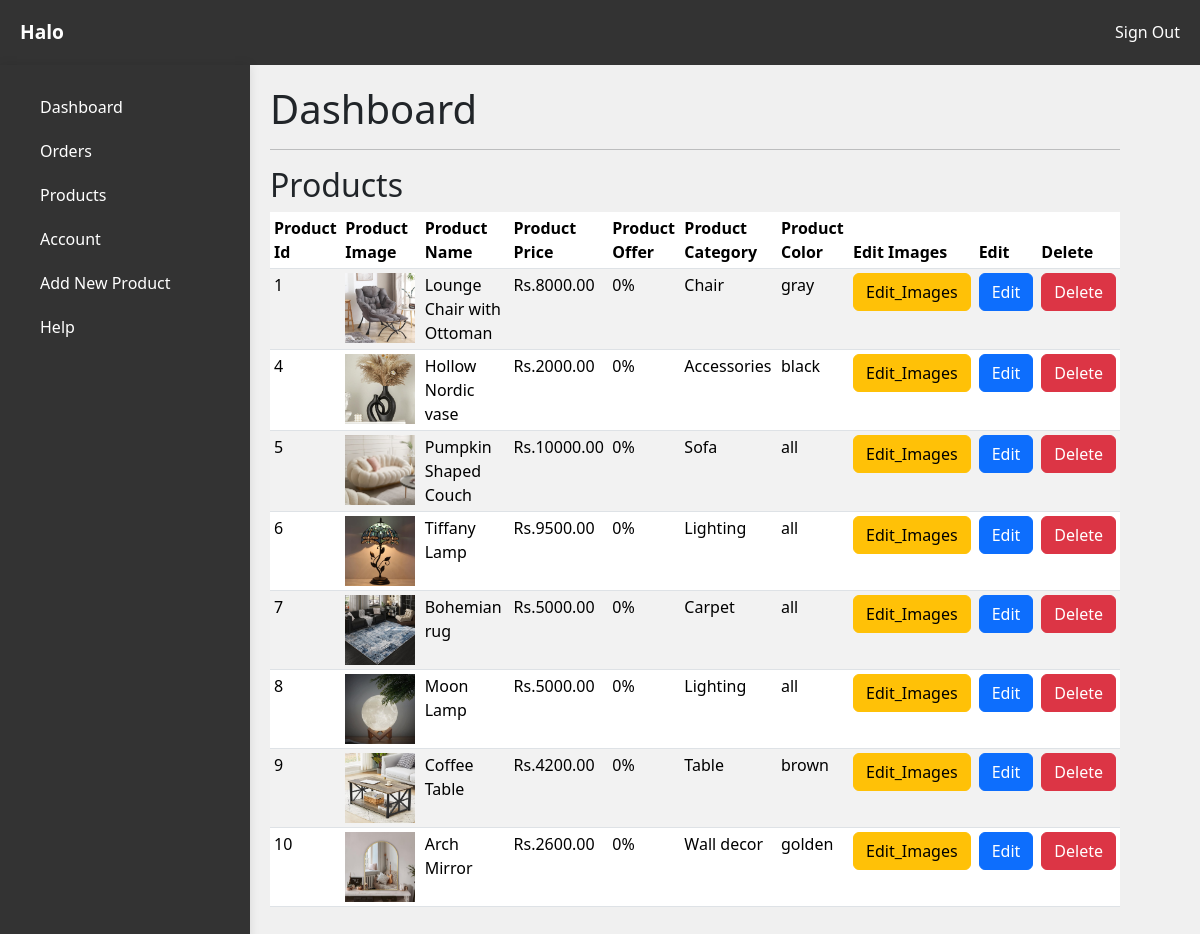
The page /admin/products.php (signed in) on the database as committed earlier.
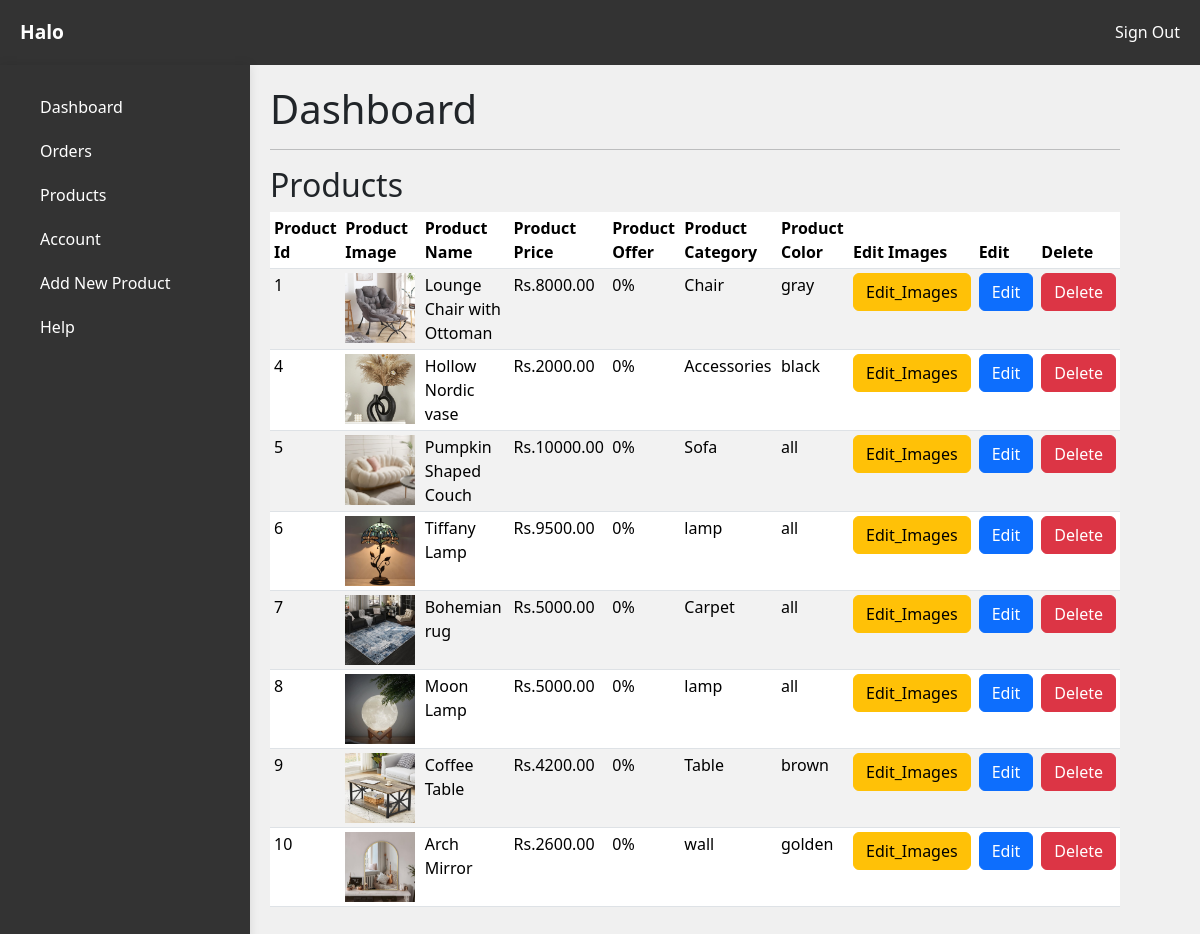
The same page on the database as committed later.
### tables this page shows
CREATE TABLE `products` (
  `product_id` int(11) NOT NULL,
  `product_name` varchar(100) NOT NULL,
  `product_category` varchar(108) NOT NULL,
  `product_description` varchar(255) NOT NULL,
  `product_image` varchar(255) NOT NULL,
  `product_image2` varchar(255) DEFAULT NULL,
  `product_image3` varchar(255) DEFAULT NULL,
  `product_image4` varchar(255) DEFAULT NULL,
  `product_price` decimal(10,2) NOT NULL,
  `product_special_offer` int(2) DEFAULT NULL,
  `product_color` varchar(108) DEFAULT NULL
);

### admin/products.php (the view, shortened to what this page needs)
<?php
include('header.php');
    $stmt = $conn->prepare("SELECT * FROM products");
    $stmt->execute();
    $products = $stmt->get_result();
?>
    <div class="container">
        <div class="sidebar">
            <?php include 'sidemenu.php'; ?>
        </div>
        <div class="content">
            <h1>Dashboard</h1>
            <hr>
            <h2>Products</h2>
           <div class = "table-responsive">
                <table class="table table-striped table-sm">
                    <thead>
                        <tr>
                            <th scope="col">Product Id</th>
                            <th scope="col">Product Image</th>
                            <th scope="col">Product Name</th>
                            <th scope="col">Product Price</th>
                            <th scope="col">Product Offer</th>
                            <th scope="col">Product Category</th>
                            <th scope="col">Product Color</th>
                            <th scope="col">Edit Images</th>
                            <th scope="col">Edit</th>
                            <th scope="col">Delete</th>
                        </tr>
                    </thead>
                    <tbody>
                        <?php foreach($products as $product) { ?>
                            <tr>
                                <td><?php echo $product['product_id'];  ?></td>
                                <td><img src="<?php echo "../assets/imgs/". $product['product_image'];  ?>" style="width:70px; height:70px; " ></td>
                                <td><?php echo $product['product_name'];  ?></td>
                                <td>Rs.<?php echo $product['product_price'];  ?></td>
                                <td><?php echo $product['product_special_offer'];  ?>%</td>
                                <td><?php echo $product['product_category'];  ?></td>
                                <td><?php echo $product['product_color'];  ?></td>
                                <td><a class="btn btn-warning" href="<?php echo "edit_images.php?product_id=".$product['product_id']."&product_name=".$product['product_name']; ?>">Edit_Images</a></td>
                                <td><a class="btn btn-primary" href="edit_product.php?product_id=<?php echo $product['product_id']; ?>">Edit</a></td>
                                <td><a class="btn btn-danger" href="delete_product.php?product_id=<?php echo $product['product_id']; ?>">Delete</a></td>
                            </tr>
                        <?php } ?>
                    </tbody>
                </table>
           </div>
        </div>
    </div>
</body>
</html>

### admin/header.php (shortened to what this page needs)
<!DOCTYPE html>
<html lang="en">
<head>
    <link href="https://cdn.jsdelivr.net/npm/bootstrap@5.3.3/dist/css/bootstrap.min.css" rel="stylesheet">
   <link rel="stylesheet" href="https://cdnjs.cloudflare.com/ajax/libs/font-awesome/6.5.2/css/all.min.css" />
    <link rel="stylesheet" href="styles.css">
</head>
<body>
    <header>
        <nav class="navbar">
            <div class="company-name">Halo</div>
            <ul>
                <li><a href="logout.php?logout=1">Sign Out</a></li>
            </ul>
        </nav>
    </header>

### admin/sidemenu.php
<ul class="sidemenu">
    <li><a href="index.php">Dashboard</a></li>
    <li><a href="index.php">Orders</a></li>
    <li><a href="products.php">Products</a></li>
    <li><a href="account.php">Account</a></li>
    <li><a href="add_products.php">Add New Product</a></li>
    <li><a href="help.php">Help</a></li>
</ul>

### admin/styles.css (style rules this page uses)
body { font-family: 'Segoe UI', Tahoma, Geneva, Verdana, sans-serif; margin: 0; padding: 0; background-color: #f0f0f0; }
header { background-color: #333; color: #fff; padding: 10px 20px; }
.navbar { display: flex; justify-content: space-between; align-items: center; }
.navbar ul { list-style-type: none; margin: 0; padding: 0; }
.navbar ul li a { display: inline; margin-left: 20px; text-decoration: none; color: white; }
.company-name { font-weight: bold; font-size: 1.2em; }
.container { display: flex; position: absolute; left: 0; margin: 0; padding: 0; }
.sidebar { background-color: #333; width: 250px; min-height: 100vh; box-shadow: 0 0 10px rgba(0, 0, 0, 0.1); }
.content { flex: 1; padding: 20px; }
.sidemenu { list-style-type: none; padding: 0; margin: 20px ; }
.sidemenu li { padding: 10px 20px; }
.sidemenu li a { color: white; text-decoration: none; transition: background-color 0.3s ease; }

Rows that differ between the two databases and show on the page:
changed products "Tiffany Lamp": product_category "Lighting" → "lamp"
changed products "Moon Lamp": product_category "Lighting" → "lamp"
changed products "Arch Mirror": product_category "Wall decor" → "wall"
